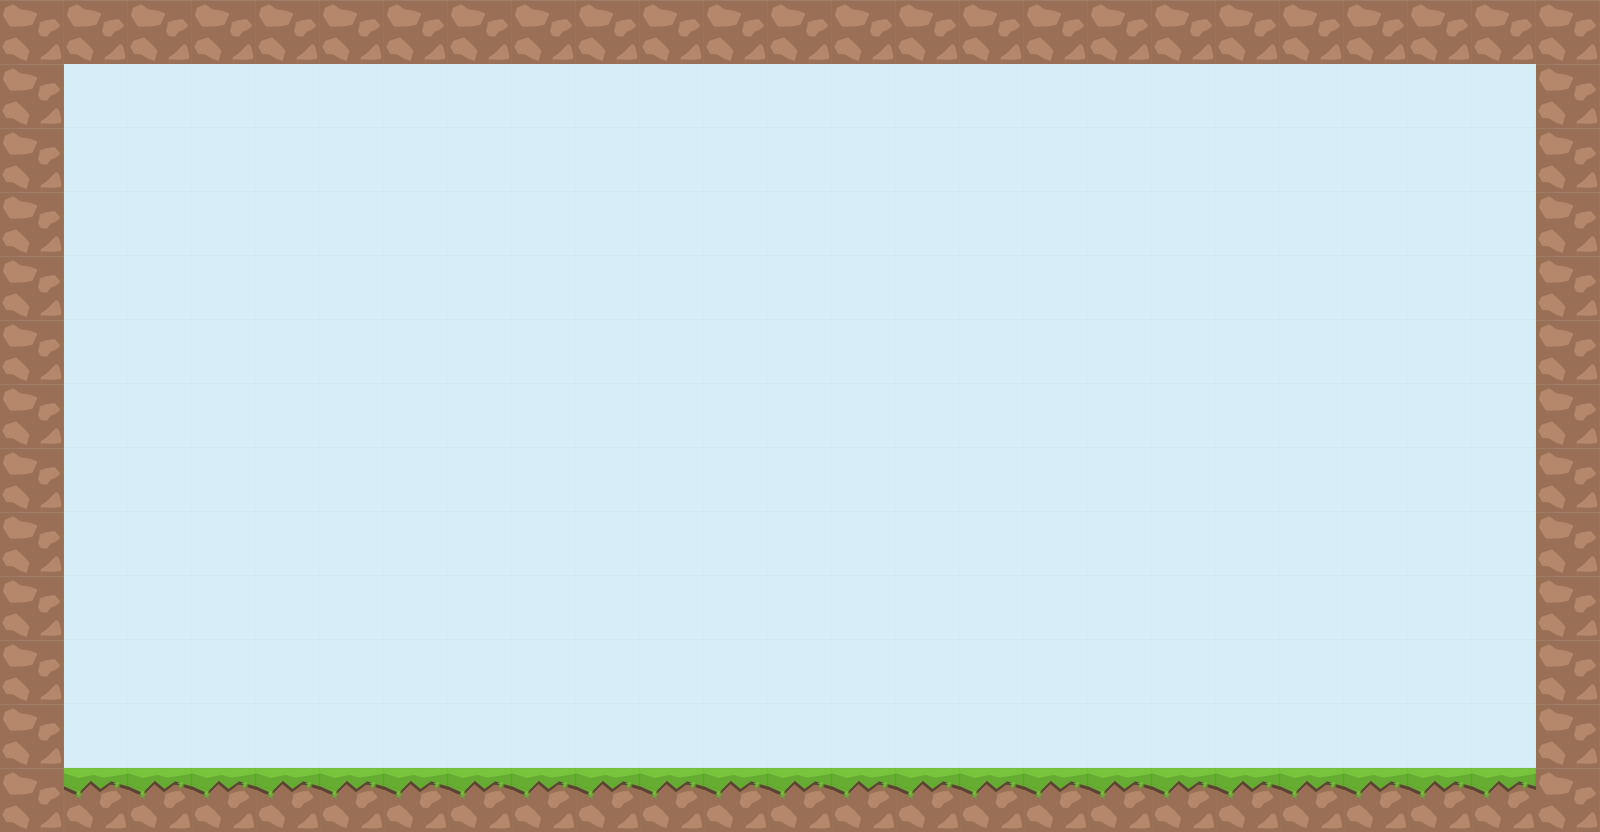

Rendered tile map (Tiled .tmx) drawn with the repository's tilesets; below, a short description and the map source with its tile grids summarised:
An orthogonal 25x13 tile map with 64x64 px tiles, 2 tile layers (background, graphics) and 3 objects.

<map version="1.0" tiledversion="1.0.2" orientation="orthogonal" renderorder="right-down" width="25" height="13" tilewidth="64" tileheight="64" nextobjectid="4">
 <tileset firstgid="1" source="tiles2.tsx" />
 <layer name="background" width="25" height="13">
  <data>[325 cells, 325 non-empty, 1 distinct tile ids]</data>
 </layer>
 <layer name="graphics" width="25" height="13">
  <data>[325 cells, 72 non-empty, 2 distinct tile ids]</data>
 </layer>
 <objectgroup name="blocks">
  <object id="1" x="-6" y="2" width="66" height="828" />
  <object id="2" x="1536.36" y="3.0303" width="63.6364" height="827.273" />
  <object id="3" x="60.6061" y="763.636" width="1469.7" height="60.6061" />
 </objectgroup>
</map>
